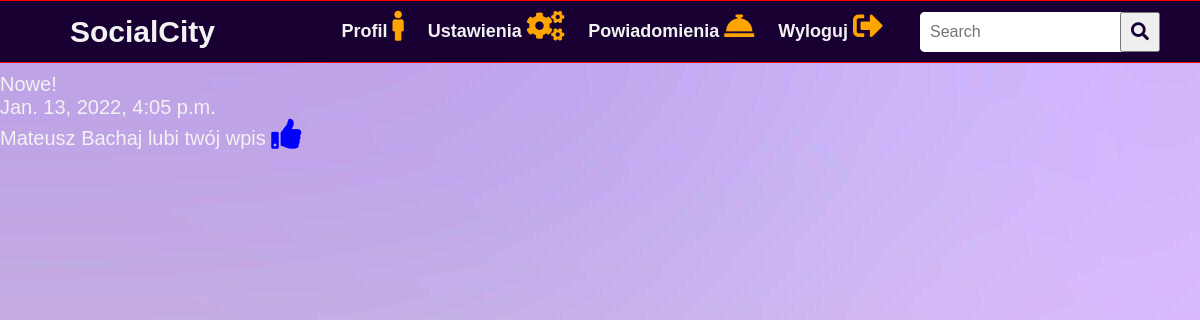
The app's page /notifications/ (signed in) with its own data.
### Accounts/models.py (models this page shows, shortened)
class Notification(models.Model):
    date = models.DateTimeField(auto_now=True)
    user = models.ForeignKey(User, on_delete=models.CASCADE)
    new = models.BooleanField(default=True)

class Action(models.Model):
    TYPE_CHOICES = [
        ('LIKE', 'Like'),
        ('DISLIKE', 'Dislike'),
        ('COMMENT', 'Comment'),
    ]
    user = models.ForeignKey(User, null=True, on_delete=models.CASCADE)
    notification = models.OneToOneField(Notification, null=True, on_delete=models.CASCADE)
    post = models.ForeignKey(Post, on_delete=models.CASCADE)
    type = models.CharField(max_length=50, choices=TYPE_CHOICES)

### Pages/views.py (the view)
# urls.py: path('notifications/', notification_page, name='notification-page'),
@login_required(login_url='/landing')
def notification_page(request):
    queryset = Notification.objects.filter(user=request.user).order_by('-date')
    context = {
        "queryset": queryset
    }
    return render(request, "notification_view.html", context)

### Accounts/models.py (called while the page is built)
    def get_absolute_url(self):
        return reverse('accounts:profile-view', kwargs={'my_id': self.id})

### Pages/templates/notification_view.html (shortened to what this page needs)
{%extends 'base.html'%}
{%block navbar%}
{%include "navbar.html" %}
{%endblock%}
{%block content%}
{%for instance in queryset%}
<div class = "noti">
    {%if instance.new%}
    <p>Nowe!</p>
    {%endif%}
    <p>{{instance.date}}</p>
    {%if instance.request%}
        {{instance.request.user.first_name}} {{instance.request.user.last_name}} chce dodać Cię do znajomych
        <a href="{{instance.get_accept_url}}">Zaakceptuj <i class="fas fa-check" style="color:green"></i></a>
        <a href="{{instance.get_decline_url}}">Odmów <i class="fas fa-times"style="color:red"></i></a>
    {%elif instance.action%}
        {%if instance.action.type == 'LIKE'%}
            {{instance.action.user.first_name}} {{instance.action.user.last_name}} lubi twój wpis <i class="fas fa-thumbs-up"style="color:blue"></i>
        {%elif instance.action.type == 'DISLIKE'%}
            {{instance.action.user.first_name}} {{instance.action.user.last_name}} nie lubi twojego wpisu <i class="fas fa-angry"style="color:red"></i>
        {%elif instance.action.type == 'COMMENT'%}
            {{instance.action.user.first_name}} {{instance.action.user.last_name}} skomentował twój wpis<i class="fas fa-comments"style="color:orange"></i>
        {%endif%}
    {%endif%}
{%endfor%}
</div>
{%endblock%}

### static/css/style.css (style rules this page uses)
body { background: url("/static/images/background.jpg"); background-repeat: no-repeat; background-attachment: fixed; }
* { margin: 0; padding: 0; color: #f2f2f2; box-sizing: border-box; font-family: 'Montserrat', sans-serif; }
.fas { font-size:30px; margin-bottom:10px; }
.noti { font-size:20px; margin-bottom:20px; margin-top:10px; }

### records on screen
Notification: new "Nowe!", date "Jan. 13, 2022, 4:05 p.m.", action.user.first_name "Mateusz", action.user.last_name "Bachaj"
